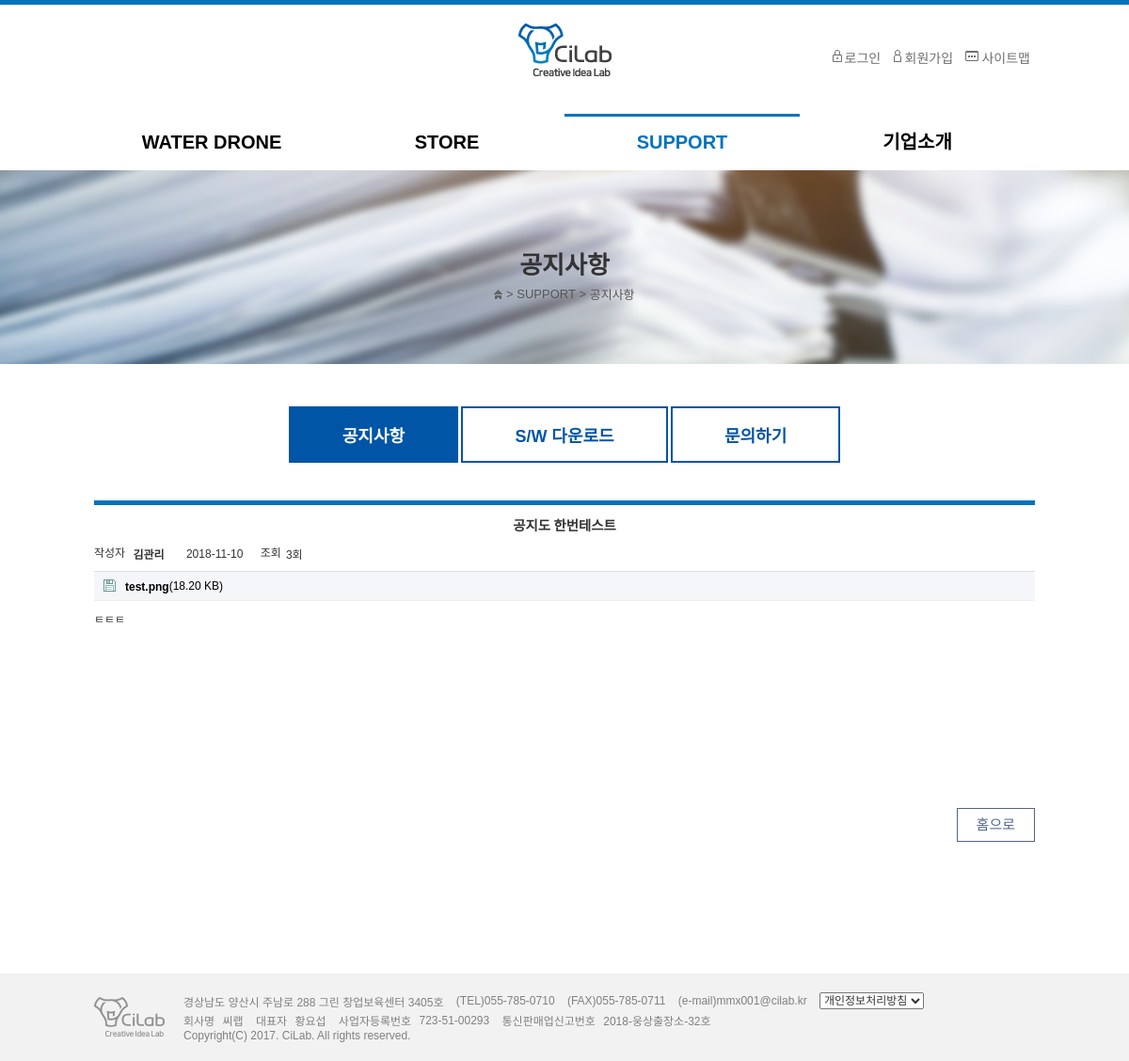
The app's page /menu/detail.php?type=1&no=8 with its own data.
### tables this page shows
CREATE TABLE IF NOT EXISTS `tb_notice` (
  `pk_no` int(11) NOT NULL AUTO_INCREMENT,
  `fd_title` varchar(50) DEFAULT NULL,
  `fd_name` varchar(50) DEFAULT NULL,
  `fd_date` date DEFAULT NULL,
  `fd_count` int(11) DEFAULT 0,
  `fd_file` varchar(50) DEFAULT NULL,
  `fd_new_file` varchar(50) DEFAULT NULL,
  `fd_content` varchar(200) DEFAULT NULL,
  PRIMARY KEY (`pk_no`)
);

### common.php (called while the page is built, shortened)
<?php
	include_once('config/db_config.php');
	$mysqli = new mysqli($host, $user, $pw, $dbName);
	function formatSizeUnits($bytes){
        if ($bytes >= 1073741824)
            $bytes = number_format($bytes / 1073741824, 2) . ' GB';
        elseif ($bytes >= 1048576)
            $bytes = number_format($bytes / 1048576, 2) . ' MB';
        elseif ($bytes >= 1024)
            $bytes = number_format($bytes / 1024, 2) . ' KB';
        elseif ($bytes > 1)
            $bytes = $bytes . ' bytes';
        elseif ($bytes == 1)
            $bytes = $bytes . ' byte';
        else
            $bytes = '0 bytes';
        return $bytes;
    }
	function query_send($query){
		global $mysqli;
		return mysqli_query($mysqli, $query);
	}
	function table_name($type){
		if($type==1) $table="tb_notice";
		elseif ($type==2) $table ="tb_sw";
		elseif ($type==3) $table ="tb_contents";
		elseif ($type==4) $table ="tb_qna";
		return $table;
	}
	function get_board_info($no, $type){
		$table = table_name($type);
		$query = 'select * from '.$table.' where pk_no='.$no;
		$result =query_send($query);
		$info = mysqli_fetch_array($result);
		return $info;
	}
?>

### menu/detail.php (the view, shortened to what this page needs)
<?php
    include '../header.php';
    include_once('../common.php');
    $type = $_GET['type'];
    $no = $_GET['no'];
    $info = get_board_info($no,$type);
    if($type==1) $head = "공지사항";
    elseif($type==2) $head = "S/W다운로드";
?>
<link rel="stylesheet" type="text/css" href="../css/board_view.css">
<section class="container">
    <div class="visual support">
        <p class="subTitle"><?=$head?></p>
        <div class="location">
            <img alt="Home" src="/images/common/icon_home.png">
            <span>&gt;</span>
            <span>SUPPORT</span>
            <span>&gt;</span>
            <span><?=$head?></span>
        </div>
    </div>
    <div class="contents">
        <div class="tabletInner">
            <div class="btnTab">
                <a href="./list.php?type=1" class="<?php if($type==1) echo "on"?>" >공지사항</a>
                <a href="./list.php?type=2" class="<?php if($type==2) echo "on"?>" >S/W 다운로드</a>
                <a href="./list.php?type=4" class="<?php if($type==4) echo "on"?>" >문의하기</a>
            </div>
            <article id="bo_v">
                <header>
                    <h1 id="bo_v_title"><?=$info['fd_title']?></h1>
                </header>
                <section id="bo_v_info">
                    작성자
                    <strong>
                        <span class="sv_member"><?=$info['fd_name']?></span>
                    </strong>
                    <strong><?=$info['fd_date']?></strong>
                    조회<strong><?=$info['fd_count']?>회</strong>
                </section>
                <section id="bo_v_file">
                    <ul>
                        <?php
                            $file_arr = explode('||', $info['fd_file']);
                            $new_file_arr = explode('||', $info['fd_new_file']);
                            if(count($file_arr)>=1){
                                for ($i=0;$i< count($file_arr);$i++) {
                        ?>
                        <li>
                            <a href="file_down.php?file=<?=$new_file_arr[$i]?>&name=<?=$file_arr[$i]?>" class="view_file_download">
                                <img src="../images/icon/icon_file.png" alt="첨부">
                                <strong><?=$file_arr[$i]?></strong>(<?=formatSizeUnits(filesize('../admin/files/'.$new_file_arr[$i]))?>)
                            </a>
                        </li>
                        <?php
                                }
                            }
                        ?>
                    </ul>
                </section>
                <section id="bo_v_atc">
                <div id="bo_v_con">
                    <?=$info['fd_content']?>
                </div>
                </section>
                <div class="mt20 ar">
                    <a href="list.php?type=<?=$type?>" class="btn type07">홈으로</a>
                </div>
            </article>
        </div>
    </div>
</section>
<?php
    include '../footer.php'
?>

### css/default.css (style rules this page uses)
html { overflow-y:scroll }
body { margin:0;padding:0;font-size:0.75em;font-family:dotum }
html, h1, h2, h3, h4, h5, h6, form, fieldset, img { margin:0;padding:0;border:0 !important }
h1, h2, h3, h4, h5, h6 { font-size:1em;font-family:dotum }
article, aside, details, figcaption, figure, footer, header, hgroup, menu, nav, section { display:block }
label, input, button, select, img { vertical-align:middle }
p { margin:0;padding:0;word-break:break-all }
a:link, a:visited { color:#000;text-decoration:none }

### css/common.css (style rules this page uses)
* { margin:0; padding:0; font-family: 'Noto Sans KR', sans-serif; list-style:none; vertical-align:middle; }
h1, h2, h3, h4, h5, h6 { font-size:14px; color:#333; }
a, div, p, td, th, select,option { font-size:12px; color:#333; }
article, aside, hgroup, header, footer, figure, figcaption, nav, section, time, mark, canvas, video, audio, details, summary { display:block; }
img { vertical-align:middle; }
img, button { border:0px; }
a { text-decoration:none; }
.ar { text-align:right !important }
.mt20 { margin-top:20px !important }

### css/style.css (style rules this page uses)
html { overflow-y: scroll; }
html, body { height: 100%; }
header { text-align: center; border-top: 5px solid #0074bd; }
header h1 { padding: 20px 0; }
.visual { height: 206px; text-align: center; }
.visual.support { background: url('../images/common/bg_support.png') no-repeat center 0; }
.visual .subTitle { padding: 80px 0 5px 0; font-weight: 900; font-size: 26px; }
.location, .location span { color: #555; font-size: 13px; font-family: sans-serif; }
.btnTab { padding: 0 0 40px 0; text-align: center; }
.btnTab>a { display: inline-block; padding: 15px 55px; box-sizing: border-box; font-weight: bold; font-size: 18px; color: #0055a6; border: 2px solid #0055a6; background: #fff; }
.btnTab>a.on, .btnTab>a:hover { color: #fff; border: 2px solid #0055a6; background: #0055a6; }
.contents { padding: 45px 0 100px; margin: 0 auto; width: 1000px; }
.btn { display: inline-block; line-height: 1.2; cursor: pointer; }
.btn.type07 { padding: 8px 20px; box-sizing: border-box; font-size: 15px; color: #536586; border: 1px solid #536586; background: #fff; }
.on { color: #e60000; font-weight: bold; }

### css/board_view.css (style rules this page uses)
#bo_v { margin-bottom:20px;padding-bottom:20px }
#bo_v_title { padding:10px 0;font-size:1.2em }
#bo_v_info { padding:0 0 10px;border-bottom:1px solid #ddd }
#bo_v_info strong { display:inline-block;margin:0 15px 0 5px;font-weight:normal }
#bo_v_info .sv_member, #bo_v_info .sv_guest, #bo_v_info .member, #bo_v_info .guest { font-weight:bold }
#bo_v_file ul { margin:0;padding:0;list-style:none }
#bo_v_file li { padding:0 10px;border-bottom:1px solid #eee;background:#f5f6fa }
#bo_v_file a { display:inline-block;padding:8px 0 7px;width:100%;color:#000;word-wrap:break-word }
#bo_v_file img { float:left;margin:0 10px 0 0 }
#bo_v_atc { min-height:200px;height:auto !important;height:200px }
#bo_v_con { margin-bottom:30px;width:100%;line-height:1.7em;word-break:break-all;overflow:hidden }

### css/tablet.css (style rules this page uses)
.contents { width:100%; }
.btnTab { padding:0 0 35px 0; }
.btnTab > a { display: block; margin: 0px 10px 5px 10px; padding:10px 25px; font-size:14px; }
.tabletInner { padding:0 10px; }

### css/mobile.css (style rules this page uses)
.visual .subTitle { padding-top:60px; }
.visual { height:176px; }
html { overflow-y:scroll }
body { margin:0;padding:0;font-size:0.75em }
html, h1, h2, h3, h4, h5, h6, form, fieldset, img { margin:0;padding:0;border:0 }
h1, h2, h3, h4, h5, h6 { font-size:1em }
article, aside, details, figcaption, figure, footer, header, hgroup, menu, nav, section { display:block }
label, input, button, select, img { vertical-align:middle }
p { margin:0;padding:0;word-break:break-all }
a:link, a:visited { color:#000;text-decoration:none }

### records on screen
tb_notice: fd_title "공지도 한번테스트", fd_name "김관리", fd_date "2018-11-10", fd_count "3", fd_file "test.png", fd_new_file "18.20 KB", fd_content "ㅌㅌㅌ"

### other values on screen
$head "공지사항"
